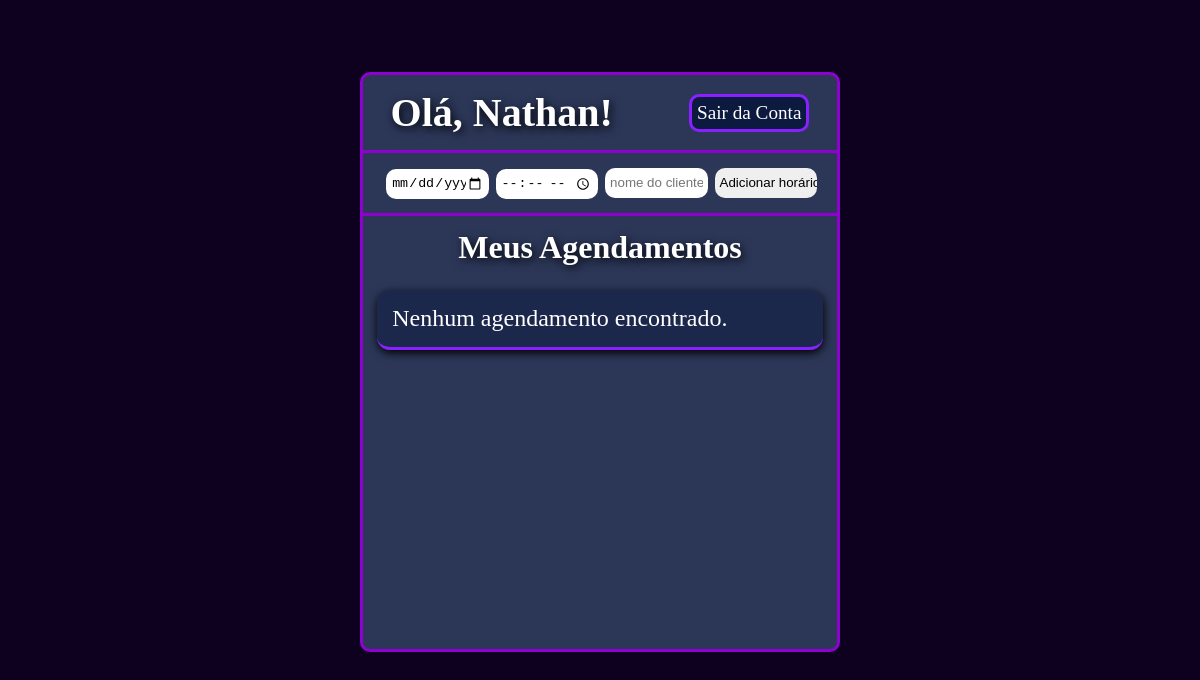
The app's page / (signed in), older data.
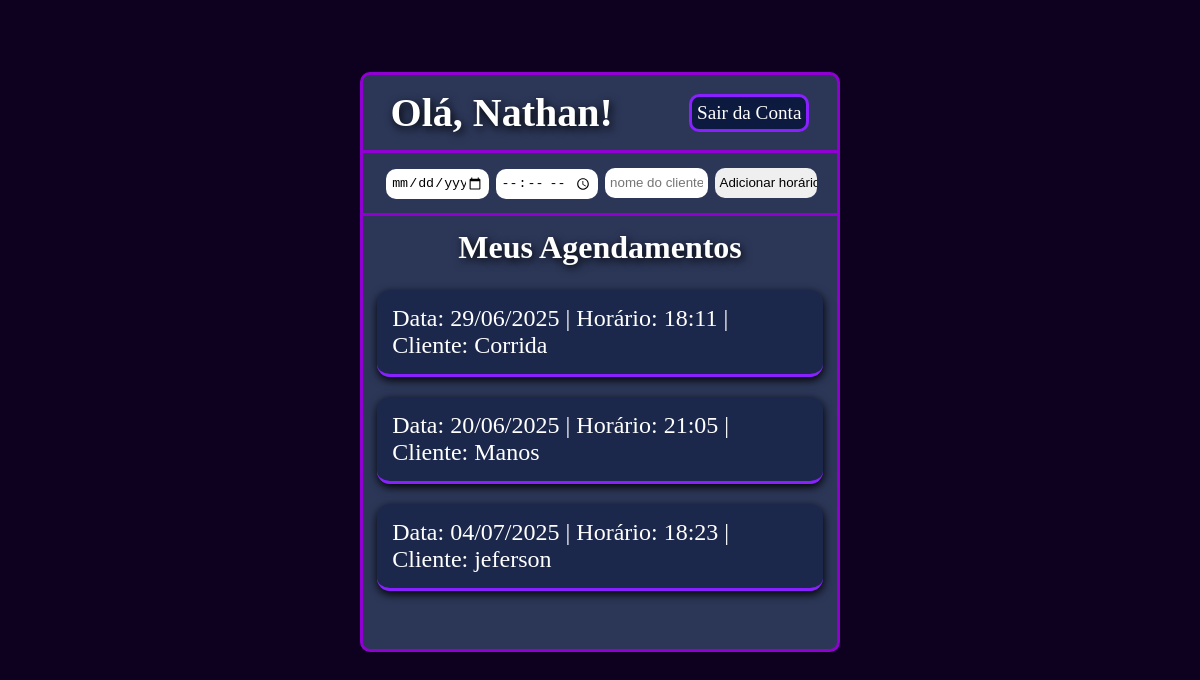
The same page, newer data.
### Models.py (models this page shows)
class Usuarios(UserMixin, db.Model):
    __tablename__ = "Usuarios"
    id = db.Column(db.Integer, primary_key=True)
    nome = db.Column(db.String(30), nullable=False)
    email = db.Column(db.String, nullable=False, unique=True)
    senha = db.Column(db.String, nullable=False)

class Horarios(db.Model):
    __tablename__ = "Horarios"
    id = db.Column(db.Integer, primary_key=True)
    nome_cliente = db.Column(db.String(30), nullable=False)
    data = db.Column(db.Date, nullable=False)
    horario = db.Column(db.Time, nullable=False)
    usuario_id = db.Column(db.Integer, db.ForeignKey("Usuarios.id"), nullable=False)
    usuario = db.relationship("Usuarios", backref=db.backref("horarios", lazy=True))

### App.py (the view, shortened to what this page needs)
@app.route("/", methods=["GET", "POST"])
@login_required
def home():
    agendamentos = db.session.query(Horarios).filter_by(usuario_id=current_user.id).all()
    if request.method == "GET":
        return render_template("Home.html", agendamentos=agendamentos)

### App.py (called while the page is built)
@lm.user_loader
def user_loader(id):
    usuario = db.session.query(Usuarios).filter_by(id=id).first()
    return usuario

### templates/Home.html (shortened to what this page needs)
<!DOCTYPE html>
<html lang="pt-br">
<head>
    <link rel="stylesheet" href="{{url_for('static', filename='Home.css')}}">
</head>
<body>
    <div class="principal">
        <header>
            <h1>Olá, {{current_user.nome}}!</h1>
            <a href="{{url_for('logout')}}">Sair da Conta</a>
        </header>
        <form action="" method="post" class="form1">
            <input type="date" name="inputData">
            <input type="time" name="inputHorario">
            <input type="text" name="inputNomeCliente" placeholder="nome do cliente...">
            <input type="submit" name="inputAgendado" value="Adicionar horário">
        </form>
        <form action="" method="post" class="form2">
            <h2>Meus Agendamentos</h2>
                {% if agendamentos %}
                    {% for agendamento in agendamentos %}
                        <div class="agenda">
                            <p>
                                Data: {{ agendamento.data.strftime('%d/%m/%Y') }} |
                                Horário: {{ agendamento.horario.strftime('%H:%M') }} |
                                Cliente: {{ agendamento.nome_cliente }}
                            </p>
                        </div>
                    {% endfor %}
                {% else %}
                    <div class="agenda">
                        <p>Nenhum agendamento encontrado.</p>
                    </div>
                {% endif %}
        </form>
    </div>
</body>
</html>

### static/Home.css (style rules this page uses)
* { margin: 0; box-sizing: border-box; }
body { background: rgb(14, 0, 31); }
.principal { display: flex; flex-flow: column nowrap; width: 40%; height: 580px; margin: 6% 30%; background: rgb(44, 55, 88); border: 3px solid rgb(144, 0, 211); border-radius: 10px; overflow: hidden; }
header { padding: 3%; border-bottom: 3px solid rgb(144, 0, 211); width: 100%; display: flex; flex-flow: row wrap; align-items: center; justify-content: space-between; flex-shrink: 0; }
header h1 { margin: 0 0 0 3%; font-size: 2.5rem; color: white; text-align: left; text-shadow: 2px 3px 10px black; }
header a { border: 3px solid rgb(136, 32, 255); border-radius: 10px; background: rgb(13, 26, 63); text-decoration: none; color: white; margin: 0 3% 0 0; padding: 5px; font-size: 1.2rem; transition: all 0.3s ease; }
.form1 { padding: 3%; border-bottom: 3px solid rgb(144, 0, 211); width: 100%; flex-shrink: 0; }
input[name="inputData"], input[name="inputHorario"], input[name="inputNomeCliente"], input[name="inputAgendado"] { height: 30px; width: 23%; border-radius: 10px; padding: 5px; margin: 0 3px 0 0; cursor: pointer; border: none; outline: none; }
input[name="inputData"] { margin-left: 2%; }
.form2 { flex-grow: 1; overflow-y: auto; padding: 0 3%; display: flex; flex-direction: column; gap: 10px; }
.form2 { justify-content: flex-start; align-items: stretch; }
h2 { color: white; font-size: 2rem; margin: 3% 0; text-shadow: 2px 3px 10px black; position: sticky; z-index: 1; text-align: center; }
.form2 p { color: white; font-size: 1.5rem; }
.agenda { border-bottom: 3px solid rgb(136, 32, 255); border-radius: 13px; padding: 15px; box-shadow: 0.5px 3px 10px black; transition: transform 0.3s ease; background: rgba(13, 26, 63, 0.5); color: white; margin-bottom: 10px; }

Row changes from the older to the newer data that the page shows:
added Horarios: data "29/06/2025", horario "18:11", nome_cliente "Corrida"
added Horarios: data "20/06/2025", horario "21:05", nome_cliente "Manos"
added Horarios: data "04/07/2025", horario "18:23", nome_cliente "jeferson"
Text that changed along with them:
text no longer shown: "Nenhum agendamento encontrado."
